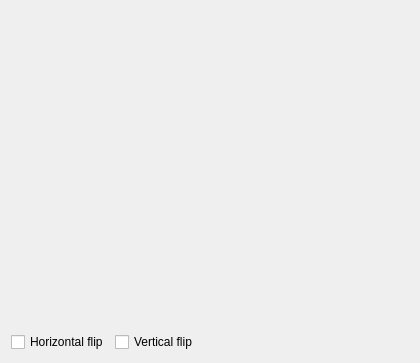
<?xml version="1.0" encoding="UTF-8"?>
<ui version="4.0">
 <class>VideoOrientationTest</class>
 <widget class="QWidget" name="VideoOrientationTest">
  <property name="geometry">
   <rect>
    <x>0</x>
    <y>0</y>
    <width>420</width>
    <height>363</height>
   </rect>
  </property>
  <property name="windowTitle">
   <string>VideoOrientation test</string>
  </property>
  <layout class="QVBoxLayout" name="verticalLayout">
   <item>
    <widget class="QGst::Ui::VideoWidget" name="videoWidget" native="true">
     <property name="sizePolicy">
      <sizepolicy hsizetype="Expanding" vsizetype="Expanding">
       <horstretch>0</horstretch>
       <verstretch>0</verstretch>
      </sizepolicy>
     </property>
    </widget>
   </item>
   <item>
    <layout class="QHBoxLayout" name="horizontalLayout">
     <item>
      <widget class="QCheckBox" name="hFlipCheckBox">
       <property name="text">
        <string>Horizontal flip</string>
       </property>
      </widget>
     </item>
     <item>
      <widget class="QCheckBox" name="vFlipCheckBox">
       <property name="text">
        <string>Vertical flip</string>
       </property>
      </widget>
     </item>
     <item>
      <spacer name="horizontalSpacer">
       <property name="orientation">
        <enum>Qt::Horizontal</enum>
       </property>
       <property name="sizeHint" stdset="0">
        <size>
         <width>40</width>
         <height>20</height>
        </size>
       </property>
      </spacer>
     </item>
    </layout>
   </item>
  </layout>
 </widget>
 <customwidgets>
  <customwidget>
   <class>QGst::Ui::VideoWidget</class>
   <extends>QWidget</extends>
   <header location="global">QGst/Ui/VideoWidget</header>
   <container>1</container>
  </customwidget>
 </customwidgets>
 <resources/>
 <connections/>
</ui>
